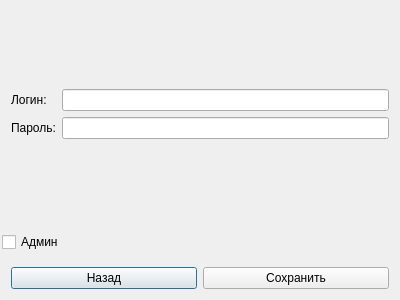
<?xml version="1.0" encoding="UTF-8"?>
<ui version="4.0">
 <class>UserDialog</class>
 <widget class="QDialog" name="UserDialog">
  <property name="geometry">
   <rect>
    <x>0</x>
    <y>0</y>
    <width>400</width>
    <height>300</height>
   </rect>
  </property>
  <property name="windowTitle">
   <string>Dialog</string>
  </property>
  <layout class="QVBoxLayout" name="verticalLayout_4">
   <property name="leftMargin">
    <number>2</number>
   </property>
   <property name="topMargin">
    <number>2</number>
   </property>
   <property name="rightMargin">
    <number>2</number>
   </property>
   <property name="bottomMargin">
    <number>2</number>
   </property>
   <item>
    <widget class="QWidget" name="widget" native="true">
     <property name="sizePolicy">
      <sizepolicy hsizetype="Preferred" vsizetype="Minimum">
       <horstretch>0</horstretch>
       <verstretch>0</verstretch>
      </sizepolicy>
     </property>
     <layout class="QVBoxLayout" name="verticalLayout_3">
      <item>
       <layout class="QHBoxLayout" name="horizontalLayout">
        <item>
         <layout class="QVBoxLayout" name="verticalLayout_2">
          <item>
           <widget class="QLabel" name="label">
            <property name="text">
             <string>Логин:</string>
            </property>
           </widget>
          </item>
          <item>
           <widget class="QLabel" name="label_2">
            <property name="text">
             <string>Пароль:</string>
            </property>
           </widget>
          </item>
         </layout>
        </item>
        <item>
         <layout class="QVBoxLayout" name="verticalLayout">
          <item>
           <widget class="QLineEdit" name="lineEditUsername"/>
          </item>
          <item>
           <widget class="QLineEdit" name="lineEditPassword"/>
          </item>
         </layout>
        </item>
       </layout>
      </item>
     </layout>
    </widget>
   </item>
   <item>
    <widget class="QCheckBox" name="checkBoxAdmin">
     <property name="text">
      <string>Админ</string>
     </property>
    </widget>
   </item>
   <item>
    <widget class="QWidget" name="" native="true">
     <property name="sizePolicy">
      <sizepolicy hsizetype="Preferred" vsizetype="Maximum">
       <horstretch>0</horstretch>
       <verstretch>0</verstretch>
      </sizepolicy>
     </property>
     <layout class="QHBoxLayout" name="horizontalLayout_3">
      <item>
       <widget class="QPushButton" name="pushButtonCancel">
        <property name="text">
         <string>Назад</string>
        </property>
       </widget>
      </item>
      <item>
       <widget class="QPushButton" name="pushButtonSave">
        <property name="text">
         <string>Сохранить</string>
        </property>
       </widget>
      </item>
     </layout>
    </widget>
   </item>
  </layout>
 </widget>
 <resources/>
 <connections/>
</ui>
